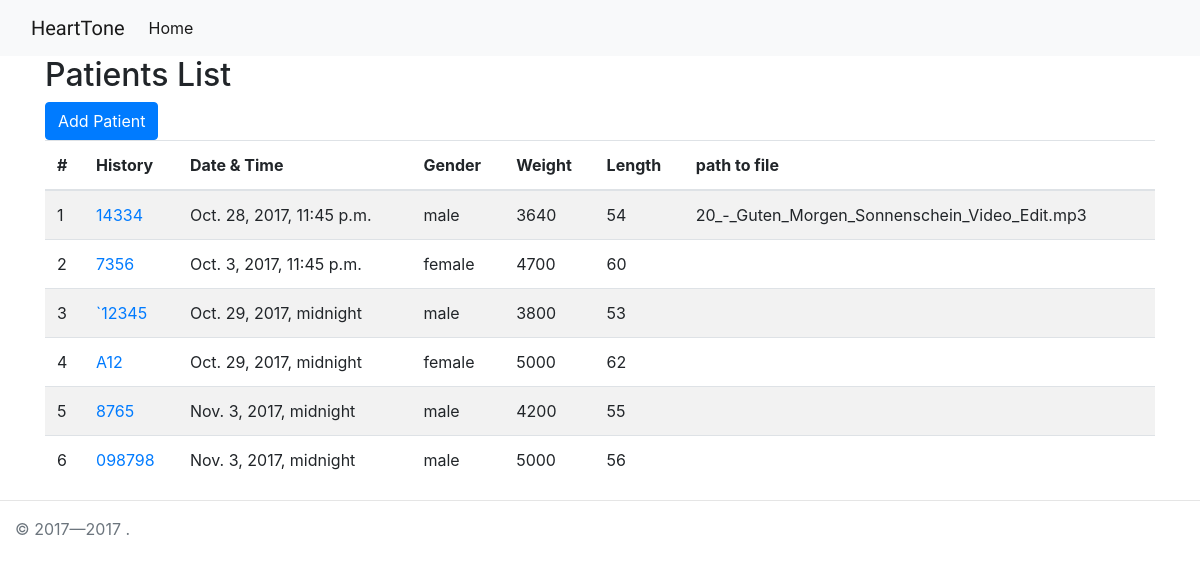
/, run on an earlier commit of the app's database.
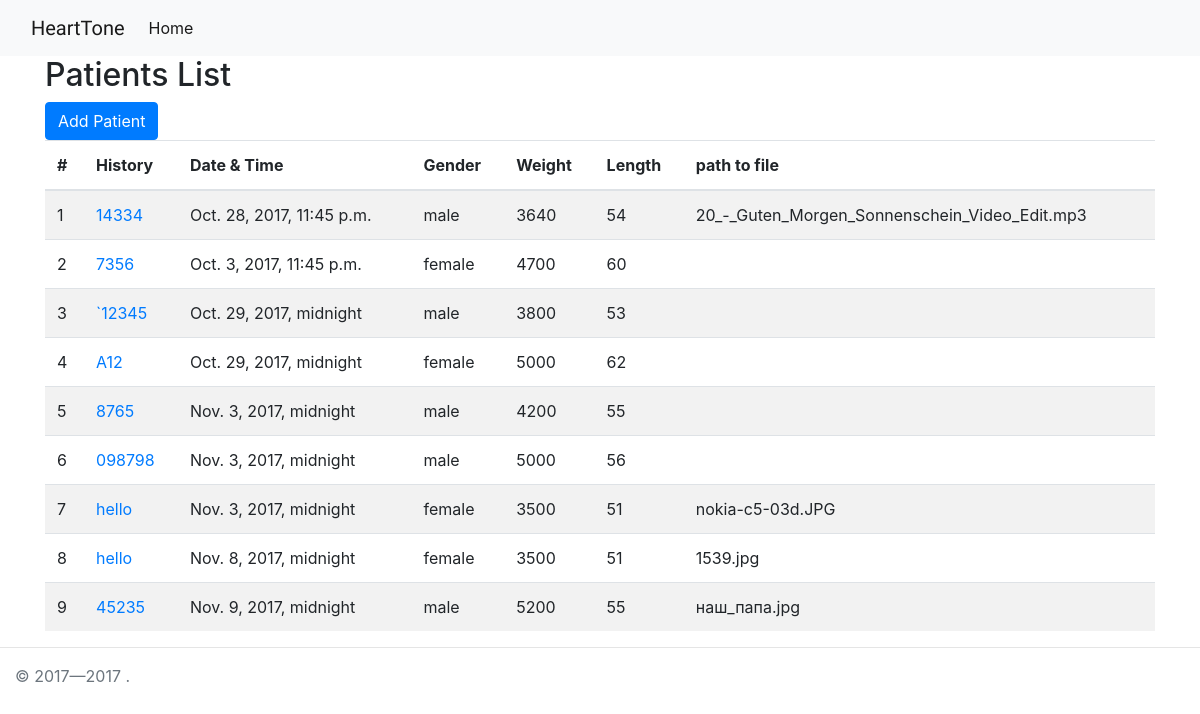
And on a later commit of the database.
### records/models/patients.py (models this page shows, shortened)
class Patient(TimeStampedModel):
    class Meta(object):
        verbose_name = u"Patient"
        verbose_name_plural = u"Patients"
    GENDER_CHOICE_MALE = 1
    GENDER_CHOICE_FEMALE = 2
    GENDER_CHOICES = (
        (GENDER_CHOICE_MALE, u"male"),
        (GENDER_CHOICE_FEMALE, u"female"),
    )
    STATUS_CHOICE_NEW = 1
    STATUS_CHOICE_THENORM = 2
    STATUS_CHOICE_NOTTHENORM = 3
    STATUS_CHOICE_SOMETHINGSTRANGE = 4
    STATUS_CHOICES = (
        (STATUS_CHOICE_NEW, u"New"),
        (STATUS_CHOICE_THENORM, u"The Norm"),
        (STATUS_CHOICE_NOTTHENORM, u"Not The Norm"),
        (STATUS_CHOICE_SOMETHINGSTRANGE, u"Something Strange"),
    )
    history_number = models.CharField(
        max_length=10,
        verbose_name=u"Number of History",
    )
    date_time = models.DateTimeField(
        verbose_name=u"Date and Time",
    )
    gender = models.IntegerField(
        verbose_name=u"Gender",
        choices=GENDER_CHOICES,
        blank=True,
        null=True,
    )
    weight = models.CharField(
        max_length=20,
        verbose_name=u"Weight"
    )
    length = models.CharField(
        max_length=20,
        verbose_name=u"Length"
    )
    status = models.IntegerField(
        verbose_name=u"Status",
        choices=STATUS_CHOICES,
        default=1,
    )
    ultrasound_findings = models.ImageField(
        blank=True,
        verbose_name=u"Ultrasound Findings",
        upload_to='ultrasound',
        null=True
    )
    congenital_heart_defects = models.BooleanField(
        verbose_name=u'Congenital Heart Defects (CHD)',
        default=False,
    )
    doctor = models.ForeignKey(
        'Doctor',
        verbose_name=u'Doctor',
        null=True,
    )
    hospital = models.ForeignKey(
        'Hospital',
        verbose_name=u'Hospital',
        null=True,
    )
    mobile_phone = models.CharField(
        max_length=50,
        verbose_name=u"Parent's Phone",
        null=True,
    )
    email = models.EmailField(
        max_length=50,
        verbose_name=u"Parent's Email",
        null=True,
    )
    comment = models.TextField(
        verbose_name=u"Comment",
        blank=True,
        null=True,
    )

### records/models/records.py (models this page shows, shortened)
class Record(TimeStampedModel):
    class Meta(object):
        verbose_name = u"Record"
        verbose_name_plural = u"Records"
    STATUS_CHOICE_NEW = 1
    STATUS_CHOICE_PROCESSING = 2
    STATUS_CHOICE_FINISHED = 3
    STATUS_CHOICES = (
        (STATUS_CHOICE_NEW, u"New"),
        (STATUS_CHOICE_PROCESSING, u"Processing"),
        (STATUS_CHOICE_FINISHED, u"Finished"),
    )
    patient = models.ForeignKey(
        'Patient',
        verbose_name=u'Patient'
    )
    path_to_file = models.FileField(
        blank=True,
        verbose_name=u"Record",
        upload_to='',
        null=True
    )
    status = models.IntegerField(
        verbose_name=u"Status",
        choices=STATUS_CHOICES,
        default=1,
    )
    notes = models.CharField(
        max_length=256,
        verbose_name=u"Notes",
        null=True,
        blank=True,
        default=u""
    )

### records/views.py (the view)
# urls.py: url(r'^$', views.PatientList.as_view(), name='home'),
class PatientList(ListView):
    model = Patient
    context_object_name = 'patients'
    template_name = 'records/records_list.html'
    def get_context_data(self, **kwargs):
        context = super(PatientList, self).get_context_data(**kwargs)
        patients = Patient.objects.all()
        for patient in patients:
            patient.records = Record.objects.filter(patient_id=patient.pk)
        context['patients'] = patients
        return context

### records/templates/records/records_list.html (shortened to what this page needs)
{% extends "../base.html" %}
{% load i18n %}
{% load static from staticfiles %}
{% block title %}{% trans 'Patients List' %}{% endblock title %}
{% block content %}
  <a href="{% url "patient_add" %}" class="btn btn-primary">{% trans "Add Patient" %}</a>
<table class="table table-striped">
  <thead class="">
    <tr>
      <th>#</th>
      <th>{% trans "History" %}</th>
      <th>{% trans "Date & Time" %}</th>
      <th>{% trans "Gender" %}</th>
      <th>{% trans "Weight" %}</th>
      <th>{% trans "Length" %}</th>
      <th>{% trans "path to file" %}</th>
    </tr>
  </thead>
  <tbody>
    {% for patient in patients %}
    <tr class="{% if patient.status is 3 %}table-danger{% endif %}">
      <td>
        {{ forloop.counter }}
      </td>
      <td><a href="{% url "patient_edit" patient.id %}" >{{ patient.history_number }}</a></td>
      <td>{{ patient.date_time }}</td>
      <td>{% if patient.gender %}{{ patient.get_gender_display }}{% endif %}</td>
      <td>{{ patient.weight }}</td>
      <td>{{ patient.length }}</td>
      <td>
        {% for record in patient.records %}
          {{ record.path_to_file }}<br/>
        {% endfor %}
      </td>
    </tr>
    {% endfor %}
  </tbody>
</table>
{% endblock content %}

What changed in the data, as far as the page shows it:
added Patient: history_number "hello", date_time "Nov. 3, 2017, midnight", gender "female", weight "3500", length "51"
added Record: path_to_file "nokia-c5-03d.JPG", shown under "hello"
added Patient: history_number "hello", date_time "Nov. 8, 2017, midnight", gender "female", weight "3500", length "51"
added Record: path_to_file "1539.jpg", shown under "hello"
added Patient: history_number "45235", date_time "Nov. 9, 2017, midnight", gender "male", weight "5200", length "55"
added Record: path_to_file "наш_папа.jpg", shown under "45235"
